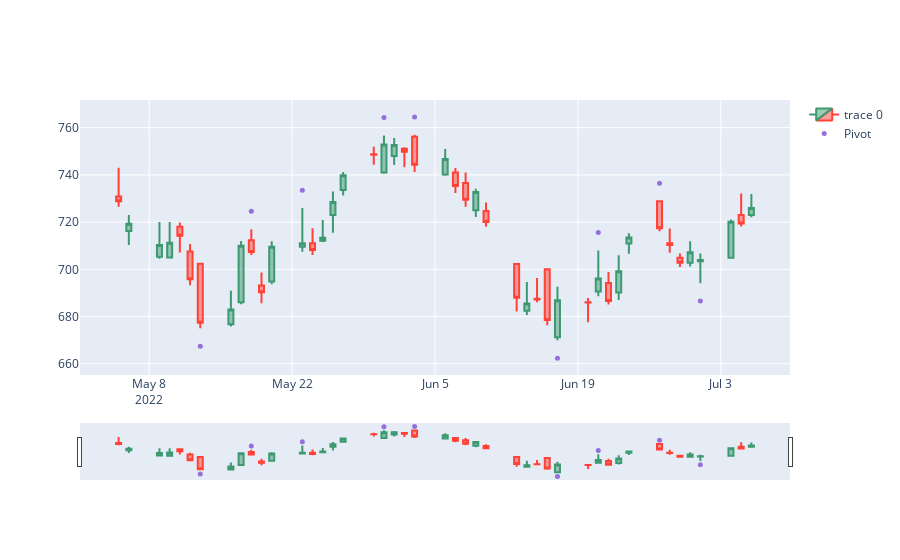

The code cell stored with this chart in its notebook:
### Markdown cell above
# Plot Pivot points

### Code cell
import plotly.graph_objects as go
from plotly.subplots import make_subplots
from datetime import datetime

fig = go.Figure(data=[go.Candlestick(x=df.index,
                open=df['Open'],
                high=df['High'],
                low=df['Low'],
                close=df['Close'])])

fig.add_scatter(x=df.index, y=df['PointPosition'], mode="markers",
                marker=dict(size=5, color="MediumPurple"),
                name="Pivot")
#fig.update_layout(xaxis_rangeslider_visible=False)
fig.show()
